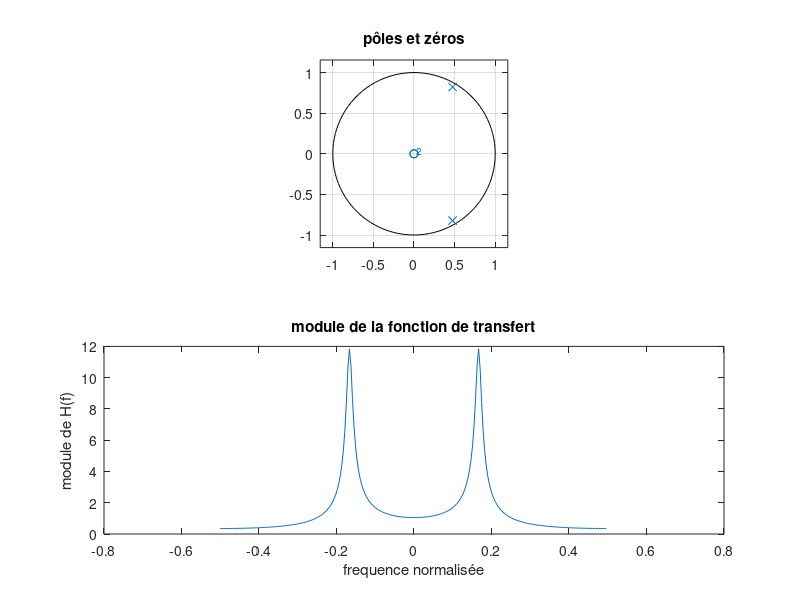
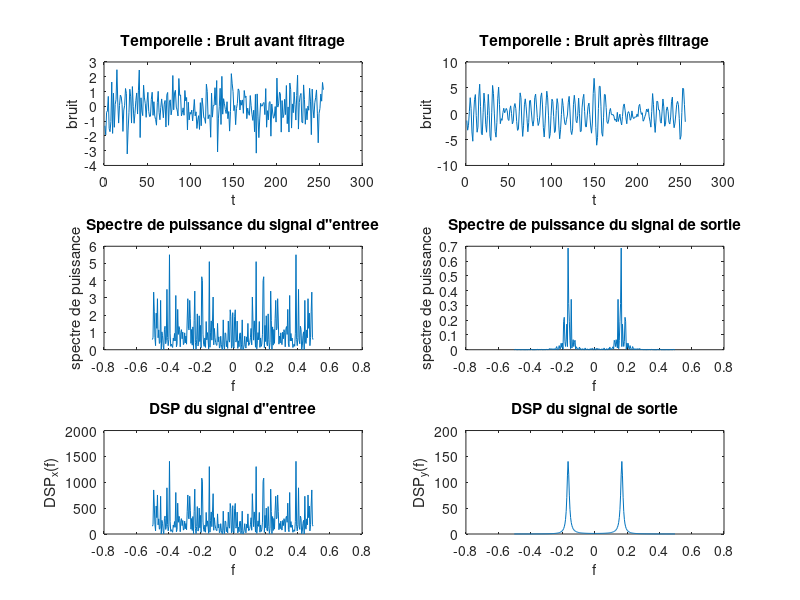
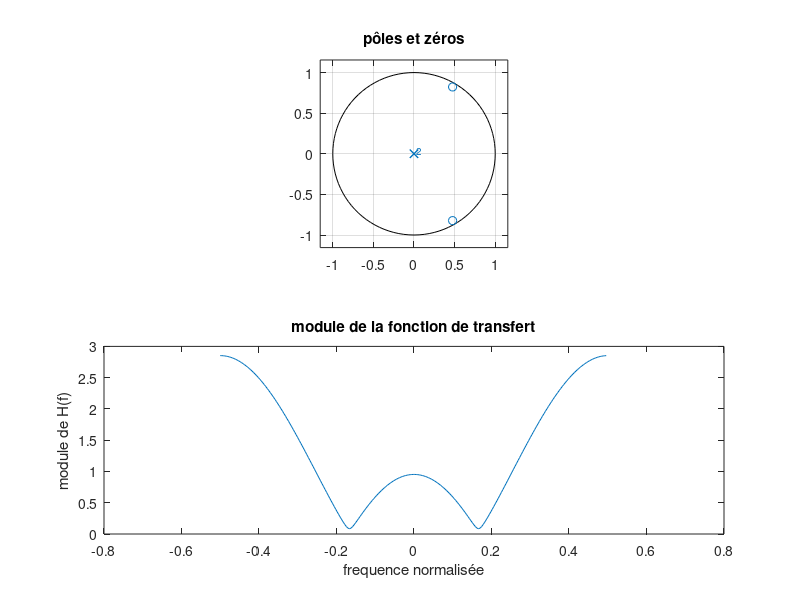
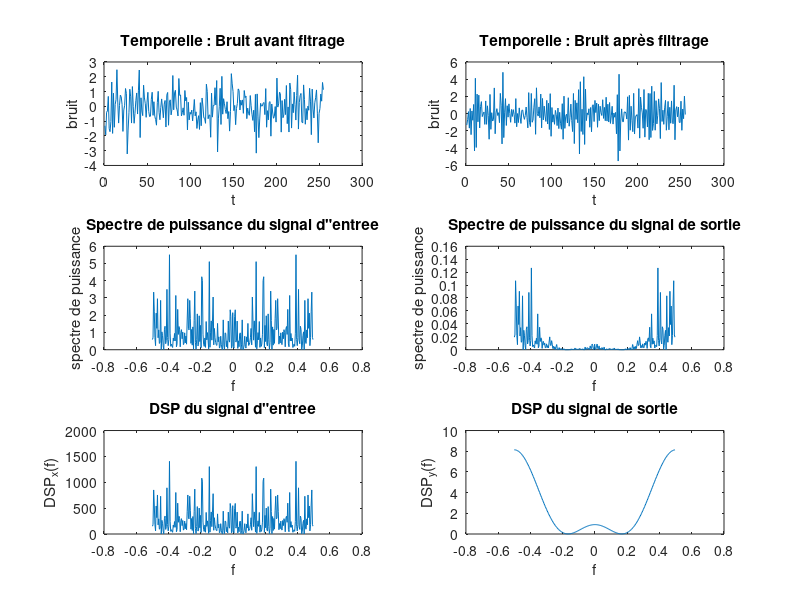

The MATLAB script that drew these images, in order: (Note: this script raises an error after producing the figures.)
close all;
clear;
clc;

%%%%%%%%%%%%%%%%%%%%%%%%%%%%%%%%%%%%%%%%%%%%%%%%%%%%%%  Etape 1

%%  Calcul des coefficients de la fonction de transfert
R      = 0.95; % influe sur le gain de résonnance et la sélectivité de fultre
theta = pi/3; % influe sur la fréquence de résonnance du filtre, theta étant la pulsation normalisée, elle vartie entre -pi et pi

b1 = 1;

a1 = 1;
a2 = -2*R*cos(theta);
a3 = R^2;

%% Construction de la fonction de transfert
b = [b1      ];
a = [a1 a2 a3];

%% Affichage des pôles et les zéros
figure
subplot(2, 1, 1); zplane(b, a); title('pôles et zéros');
% on constate qu'il y a 2 zéros et 2 pôles
% on peut utiliser zplane(poles, zeros) à conditions que poles et zeros
% soient des vecteur colonne.


% Diagramme de bode
N = 255;
f = linspace(-1/2, 1/2-1/N,N); % frequence normalisée

h = freqz(b, a, 2*pi*f); % si l'on travaille avec des pulsation, la visualisation serait incohérente

subplot(2, 1, 2), plot(f, abs(h)); title('module de la fonction de transfert') % on trace le module
xlabel('frequence normalisée');
ylabel('module de H(f)');


%%%%%%%%%%%%%%%%%%%%%%%%%%%%%%%%%%%%%%%%%%%%%%%%%%%%%%  Etape 2
% un bruit blanc est naturellement à moyenne nulle et à DSP constante

%% construction du bruit
sigma = 1;
noise = sigma*randn(1, N);

%% Filtrage du bruit
y = filter(b, a, noise);

%% Calcul du spectre de puissance  
% nous devons pas utiliser pwelch ou pspectrum vu que nous n'avons qu'une
% seule réalisation finie, ces fonction font le moyennage puis la DSP de
% chaque trame moyenne

noiseFftSquare = abs(fft(noise)).^2;
noiseFftSquare = fftshift(noiseFftSquare);

pSpectreNoise = noiseFftSquare/N;

yFft = abs(fft(y)).^2/N;
yFft = fftshift(yFft);

pSpectreY = yFft/N;


%% DSP :
noiseDSP = noiseFftSquare;
yDSP     = abs(h).^2 * sigma^2; % DSP indépendante de la réalisation y
 

%% Tracés :
figure
% Temporelles : 
subplot(3, 2, 1); plot(noise); title('Temporelle : Bruit avant fitrage'); xlabel('t'); ylabel('bruit');
subplot(3, 2, 2); plot(y); title('Temporelle : Bruit après filtrage'); xlabel('t'); ylabel('bruit');

% Spectre de puissance
subplot(3, 2, 3); plot(f, pSpectreNoise); title('Spectre de puissance du signal d"entree'); xlabel('f'); ylabel('spectre de puissance');
subplot(3, 2, 4); plot(f, pSpectreY); title('Spectre de puissance du signal de sortie'); xlabel('f'); ylabel('spectre de puissance');

% DSP
subplot(3, 2, 5); plot(f, noiseDSP); title('DSP du signal d"entree'); xlabel('f'); ylabel('DSP_x(f)');
subplot(3, 2, 6); plot(f, yDSP); title('DSP du signal de sortie'); xlabel('f'); ylabel('DSP_y(f)');



%%%%%%%%%%%%%%%%%%%%%%%%%%%%%%%%%%%%%%%%%%%%%%%%%%%% étape 3 :

% Construction de H2(z) :
r2 = 0.95;
theta2 = pi/3;
R2 = 0;

b2 = [1 -2*r2*cos(theta2) r2^2];
a2 = [1 ];

%% Affichage des pôles et les zéros
figure
subplot(2, 1, 1); zplane(b2, a2); title('pôles et zéros');
% on constate qu'il y a 2 zéros et 2 pôles
% on peut utiliser zplane(poles, zeros) à conditions que poles et zeros
% soient des vecteur colonne.


% Diagramme de bode
N = 255;
f = linspace(-1/2, 1/2-1/N,N); % frequence normalisée

h2 = freqz(b2, a2, 2*pi*f); % si l'on travaille avec des pulsation, la visualisation serait incohérente

subplot(2, 1, 2), plot(f, abs(h2)); title('module de la fonction de transfert') % on trace le module
xlabel('frequence normalisée');
ylabel('module de H(f)');

% on remarque bien une réjection à +fech/6 et -fech/6

%% Filtrage du bruit
y2 = filter(b2, a2, noise);

%% Calcul du spectre de puissance :
yFft2 = abs(fft(y2)).^2/N;
yFft2 = fftshift(yFft2);

pSpectreY2 = yFft2/N;


%% DSP :
yDSP2 = abs(h2).^2 * sigma^2; % DSP indépendante de la réalisation y
 

%% Tracés :
figure
% Temporelles : 
subplot(3, 2, 1); plot(noise); title('Temporelle : Bruit avant fitrage'); xlabel('t'); ylabel('bruit');
subplot(3, 2, 2); plot(y2); title('Temporelle : Bruit après filtrage'); xlabel('t'); ylabel('bruit');

% Spectre de puissance
subplot(3, 2, 3); plot(f, pSpectreNoise); title('Spectre de puissance du signal d"entree'); xlabel('f'); ylabel('spectre de puissance');
subplot(3, 2, 4); plot(f, pSpectreY2); title('Spectre de puissance du signal de sortie'); xlabel('f'); ylabel('spectre de puissance');

% DSP
subplot(3, 2, 5); plot(f, noiseDSP); title('DSP du signal d"entree'); xlabel('f'); ylabel('DSP_x(f)');
subplot(3, 2, 6); plot(f, yDSP2); title('DSP du signal de sortie'); xlabel('f'); ylabel('DSP_y(f)');


%% %%%%%%%%%%%%%%%%%%%%%%%%%%%%%%%%%%%%%%%%%%%%%%%%%%%%%%% Partie 1.5
R = 0.99; % pole
r = 0.95; % zéro
theta = pi/3;

unitaire = [1 ];
numZeros = [1 -2*r*cos(theta) r^2];
denPoles = [1 -2*R*cos(theta) R^2];

figure,
% H1(z) :
h1 = freqz(unitaire, denPoles, 2*pi*f); 
subplot(3, 2, 1); zplane(unitaire, denPoles); title('H1 : pôles et zéros');
subplot(3, 2, 2), plot(f, abs(h1)); title('H1 : module de la fonction de transfert') 

% H2(z) :

h2 = freqz(numZeros, unitaire, 2*pi*f);
subplot(3, 2, 3); zplane(numZeros, unitaire); title('H2 : pôles et zéros');
subplot(3, 2, 4), plot(f, abs(h2)); title('H2 : module de la fonction de transfert') 

% H3(z) :
% combiner poles et zéros permet de rendre le filtre plus sélectif
subplot(3, 2, 5); zplane(numZeros, denPoles); title('H3 : pôles et zéros');
subplot(3, 2, 6), plot(f, abs(h1.*h2)); title('H3 : module de la fonction de transfert') 

%% %%%%%%%%%%%%%%%%%%%%%%%%%%%%%%%%%%%%%%%%%%%%%%%%%%%%%%% Partie 1.6

%% Génération de la partition musicale :
close all;

fech = 8000;

partition = [1 1 1 2 3 2 1 3 2 2 1 ; ...
             1 1 1 1 2 2 1 1 1 1 1.5];

song = [];

partitionSize = size(partition);
noteNbr = partitionSize(2);

for ii = 1 : 1 : noteNbr 
    note = noteGen(fech, partition(1, ii), partition(2, ii));
    song = cat(2, song, note);
end

%soundsc(song, fech)


         
         